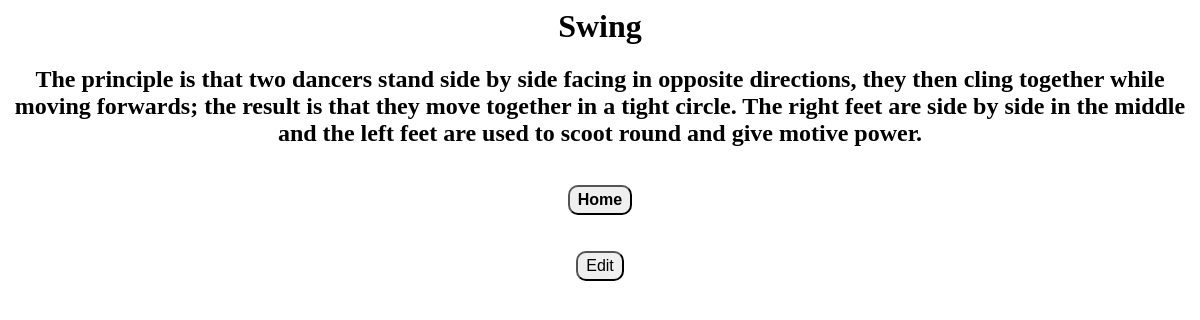
The page /ShowDesc.php?cardId=1 on the database its author committed.
### tables this page shows
CREATE TABLE cards (
card_id integer PRIMARY KEY,
title TEXT NOT NULL,
description TEXT
, grouping TEXT);

### database.php (called while the page is built, shortened)
<?php
function GetTitle($cardId, $db)
{
    $sth = $db->prepare("SELECT title FROM cards where card_id=\"".$cardId."\"");
    $sth->execute();
    $row = $sth->fetch();
    if ($row != null) {
        return $row['title'];
    }
    return "Card not found";
}
function GetDesc($cardId, $db)
{
    $sth = $db->prepare("SELECT description FROM cards where card_id=\"".$cardId."\"");
    $sth->execute();
    $row = $sth->fetch();
    if ($row != null) {
        return $row['description'];
    }
    return "Card not found";
}
?>

### ShowDesc.php (the view, shortened to what this page needs)
<?php
include "database.php";
include "header.php";
$cardId = $_GET['cardId'];
echo "</head><body><center>";
$db = DatabaseInit();
if ($db) {
    $title = GetTitle($cardId, $db);
    $desc = GetDesc($cardId, $db);
    echo "<a href=\"/flashcards/ShowTitle.php/?cardId=",$cardId,"\"><h1>",$title,"</h1></a>";
    echo "<h2>",$desc,"</h2><br>";
}
echo "<button class=\"button\" type=\"button\" onclick=\"window.location.href='/flashcards/index.php'\"><b>Home</b></button>";
echo "<br><br><br><button class=\"button\" type=\"button\" onclick=\"window.location.href='/flashcards/edit_card.php/?cardId=",$cardId,"'\">Edit</button><br>";
echo "</body></html>";
?>

### cards.css (style rules this page uses)
.button { border-radius:10px; font-size: 16px; padding: 4px 8px; }

### header.php (style rules this page uses)
A { text-decoration: none; color : #000; }

### rows shown on the page
cards: title "Swing", description "The principle is that two dancers stand side by side facing in opposite directions, they then cling together while moving forwards; the result is that they move together in a tight circle. The right feet are side by side in the middle and the left feet are used to scoot round and give motive power."
